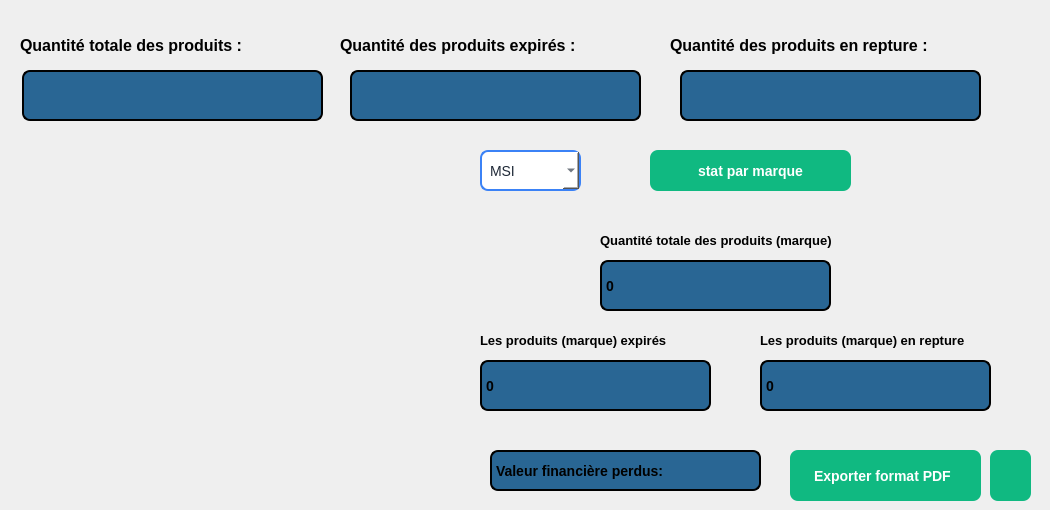
      <widget class="QWidget" name="page_13">
       <widget class="QLabel" name="label_10">
        <property name="geometry">
         <rect>
          <x>480</x>
          <y>330</y>
          <width>281</width>
          <height>20</height>
         </rect>
        </property>
        <property name="styleSheet">
         <string notr="true">QLabel {
    color: black;          /* Text color */
    font-size: 10pt;       /* Big text */
    font-weight: bold;     /* Make it bold */
}</string>
        </property>
        <property name="text">
         <string>Les produits (marque) expirés</string>
        </property>
       </widget>
       <widget class="QLabel" name="label">
        <property name="geometry">
         <rect>
          <x>22</x>
          <y>70</y>
          <width>301</width>
          <height>51</height>
         </rect>
        </property>
        <property name="styleSheet">
         <string notr="true">QLabel{
 border: 2px solid black;   /* blue border */
    border-radius: 8px;
 font-weight: bold;
    font-size: 14px;
background-color: rgb(41, 102, 148);}</string>
        </property>
        <property name="text">
         <string/>
        </property>
       </widget>
       <widget class="QLabel" name="label_11">
        <property name="geometry">
         <rect>
          <x>790</x>
          <y>450</y>
          <width>191</width>
          <height>51</height>
         </rect>
        </property>
        <property name="styleSheet">
         <string notr="true">QLabel {
    background-color: #10b981;   /* normal state */
    color: white;
    border: none;
    border-radius: 8px;
    padding: 8px 20px;
    font-size: 14px;
    font-weight: bold;
}


</string>
        </property>
        <property name="text">
         <string>Exporter format PDF</string>
        </property>
       </widget>
       <widget class="QLabel" name="label_8">
        <property name="geometry">
         <rect>
          <x>480</x>
          <y>360</y>
          <width>231</width>
          <height>51</height>
         </rect>
        </property>
        <property name="styleSheet">
         <string notr="true">QLabel{
 border: 2px solid black;   /* blue border */
    border-radius: 8px;
 font-weight: bold;
    font-size: 14px;
background-color: rgb(41, 102, 148);}</string>
        </property>
        <property name="text">
         <string>0</string>
        </property>
       </widget>
       <widget class="QPushButton" name="pushButton_pdfStatStock_2">
        <property name="geometry">
         <rect>
          <x>990</x>
          <y>450</y>
          <width>41</width>
          <height>51</height>
         </rect>
        </property>
        <property name="styleSheet">
         <string notr="true">QPushButton {
    background-color: #10b981;   /* normal state */
    color: white;
    border: none;
    border-radius: 8px;
    padding: 8px 20px;
    font-size: 14px;
    font-weight: bold;
}

QPushButton:hover {
    background-color: #059669;   /* darker on hover */
}
</string>
        </property>
        <property name="text">
         <string/>
        </property>
        <property name="icon">
         <iconset theme="QIcon::ThemeIcon::GoDown"/>
        </property>
       </widget>
       <widget class="QLabel" name="label_12">
        <property name="geometry">
         <rect>
          <x>490</x>
          <y>450</y>
          <width>271</width>
          <height>41</height>
         </rect>
        </property>
        <property name="styleSheet">
         <string notr="true">QLabel{
 border: 2px solid black;   /* blue border */
    border-radius: 8px;
 font-weight: bold;
    font-size: 14px;
background-color: rgb(41, 102, 148);}</string>
        </property>
        <property name="text">
         <string>Valeur financière perdus:</string>
        </property>
       </widget>
       <widget class="QLabel" name="label_14">
        <property name="geometry">
         <rect>
          <x>760</x>
          <y>330</y>
          <width>281</width>
          <height>20</height>
         </rect>
        </property>
        <property name="styleSheet">
         <string notr="true">QLabel {
    color: black;          /* Text color */
    font-size: 10pt;       /* Big text */
    font-weight: bold;     /* Make it bold */
}</string>
        </property>
        <property name="text">
         <string>Les produits (marque) en repture</string>
        </property>
       </widget>
       <widget class="QLabel" name="label_9">
        <property name="geometry">
         <rect>
          <x>600</x>
          <y>220</y>
          <width>351</width>
          <height>41</height>
         </rect>
        </property>
        <property name="styleSheet">
         <string notr="true">QLabel {
    color: black;          /* Text color */
    font-size: 10pt;       /* Big text */
    font-weight: bold;     /* Make it bold */
}</string>
        </property>
        <property name="text">
         <string>Quantité totale des produits (marque)</string>
        </property>
       </widget>
       <widget class="QLabel" name="label_13">
        <property name="geometry">
         <rect>
          <x>760</x>
          <y>360</y>
          <width>231</width>
          <height>51</height>
         </rect>
        </property>
        <property name="styleSheet">
         <string notr="true">QLabel{
 border: 2px solid black;   /* blue border */
    border-radius: 8px;
 font-weight: bold;
    font-size: 14px;
background-color: rgb(41, 102, 148);}</string>
        </property>
        <property name="text">
         <string>0</string>
        </property>
       </widget>
       <widget class="QLabel" name="label_7">
        <property name="geometry">
         <rect>
          <x>600</x>
          <y>260</y>
          <width>231</width>
          <height>51</height>
         </rect>
        </property>
        <property name="styleSheet">
         <string notr="true">QLabel{
 border: 2px solid black;   /* blue border */
    border-radius: 8px;
 font-weight: bold;
    font-size: 14px;
background-color: rgb(41, 102, 148);}</string>
        </property>
        <property name="text">
         <string>0</string>
        </property>
       </widget>
       <widget class="QLabel" name="label_5">
        <property name="geometry">
         <rect>
          <x>340</x>
          <y>30</y>
          <width>341</width>
          <height>31</height>
         </rect>
        </property>
        <property name="styleSheet">
         <string notr="true">QLabel {
    color: black;          /* Text color */
    font-size: 12pt;       /* Big text */
    font-weight: bold;     /* Make it bold */
}</string>
        </property>
        <property name="text">
         <string>Quantité des produits expirés :</string>
        </property>
       </widget>
       <widget class="QLabel" name="label_16">
        <property name="geometry">
         <rect>
          <x>680</x>
          <y>70</y>
          <width>301</width>
          <height>51</height>
         </rect>
        </property>
        <property name="styleSheet">
         <string notr="true">QLabel{
 border: 2px solid black;   /* blue border */
    border-radius: 8px;
 font-weight: bold;
    font-size: 14px;
background-color: rgb(41, 102, 148);}</string>
        </property>
        <property name="text">
         <string/>
        </property>
       </widget>
       <widget class="QComboBox" name="comboBox_2">
        <property name="geometry">
         <rect>
          <x>480</x>
          <y>150</y>
          <width>101</width>
          <height>41</height>
         </rect>
        </property>
        <property name="styleSheet">
         <string notr="true">QComboBox {
    background-color: rgb(255, 255, 255);   /* white background */
    color: #1f2937;                         /* selected text color */
    border: 2px solid #3b82f6;              /* blue border */
    border-radius: 8px;
    font-size: 14px;
    padding: 4px 8px;
}

/* Dropdown list styling */
QComboBox QAbstractItemView {
    background-color: rgb(255, 255, 255);
    color: #1f2937;
    selection-background-color: #3b82f6;
    selection-color: white;
}

/* Make the arrow black */
QComboBox::down-arrow {
    width: 12px;
    height: 12px;
    image: none; 
                      /* remove default image */
	background-color: rgb(0, 170, 255);
    border-left: 6px solid transparent;
    border-right: 6px solid transparent;
    border-top: 6px solid black;       /* black arrow */
}</string>
        </property>
        <item>
         <property name="text">
          <string>MSI</string>
         </property>
        </item>
        <item>
         <property name="text">
          <string>Lenovo</string>
         </property>
        </item>
        <item>
         <property name="text">
          <string>Samsung</string>
         </property>
        </item>
        <item>
         <property name="text">
          <string>LG</string>
         </property>
        </item>
        <item>
         <property name="text">
          <string>Sony</string>
         </property>
        </item>
        <item>
         <property name="text">
          <string>Apple</string>
         </property>
        </item>
        <item>
         <property name="text">
          <string>Crucial</string>
         </property>
        </item>
        <item>
         <property name="text">
          <string>Vivo</string>
         </property>
        </item>
       </widget>
       <widget class="QLabel" name="label_4">
        <property name="geometry">
         <rect>
          <x>20</x>
          <y>20</y>
          <width>321</width>
          <height>51</height>
         </rect>
        </property>
        <property name="styleSheet">
         <string notr="true">QLabel {
    color: black;          /* Text color */
    font-size: 12pt;       /* Big text */
    font-weight: bold;     /* Make it bold */
}</string>
        </property>
        <property name="text">
         <string>Quantité totale des produits :</string>
        </property>
       </widget>
       <widget class="QLabel" name="label_2">
        <property name="geometry">
         <rect>
          <x>350</x>
          <y>70</y>
          <width>291</width>
          <height>51</height>
         </rect>
        </property>
        <property name="styleSheet">
         <string notr="true">QLabel{
 border: 2px solid black;   /* blue border */
    border-radius: 8px;
 font-weight: bold;
    font-size: 14px;
background-color: rgb(41, 102, 148);}</string>
        </property>
        <property name="text">
         <string/>
        </property>
       </widget>
       <widget class="QLabel" name="label_6">
        <property name="geometry">
         <rect>
          <x>10</x>
          <y>140</y>
          <width>441</width>
          <height>361</height>
         </rect>
        </property>
        <property name="text">
         <string/>
        </property>
       </widget>
       <widget class="QLabel" name="label_15">
        <property name="geometry">
         <rect>
          <x>670</x>
          <y>30</y>
          <width>361</width>
          <height>31</height>
         </rect>
        </property>
        <property name="styleSheet">
         <string notr="true">QLabel {
    color: black;          /* Text color */
    font-size: 12pt;       /* Big text */
    font-weight: bold;     /* Make it bold */
}</string>
        </property>
        <property name="text">
         <string>Quantité des produits en repture :</string>
        </property>
       </widget>
       <widget class="QPushButton" name="pushButton_10">
        <property name="geometry">
         <rect>
          <x>650</x>
          <y>150</y>
          <width>201</width>
          <height>41</height>
         </rect>
        </property>
        <property name="styleSheet">
         <string notr="true">QPushButton {
    background-color: #10b981;   /* normal state */
    color: white;
    border: none;
    border-radius: 8px;
    padding: 8px 20px;
    font-size: 14px;
    font-weight: bold;
}

QPushButton:hover {
    background-color: #059669;   /* darker on hover */
}</string>
        </property>
        <property name="text">
         <string>stat par marque</string>
        </property>
       </widget>
      </widget>
